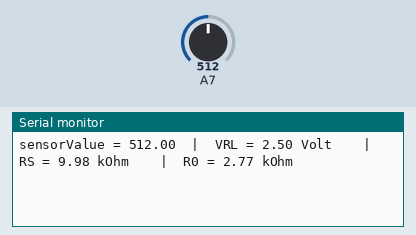
Recording of a sketch running on a simulated Arduino Nano, built with avr-gcc and run on an emulated ATmega328P. On the bench: the last lines printed to the serial monitor. The inputs (shaded band) are chosen by the test bench; at power-on: A7 = 512.

Above: at 1.2 s.
1.3 s: A7 set to 0
At 4.0 s:
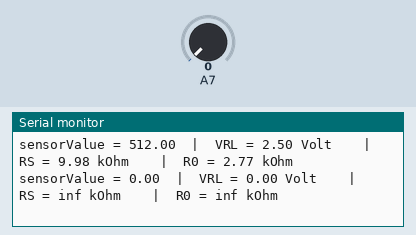
4.3 s: A7 set to 122
At 7.5 s:
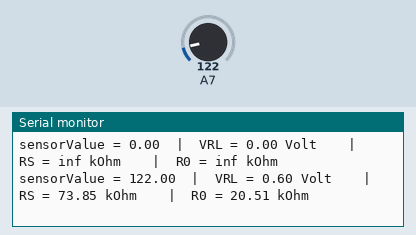

The sketch:

MQ-137_calculateR0.ino
```cpp
//Code to Calculate R0
//Rs/R0=3.6

#define Vcc 5
#define RL 10.0

void setup() {
  Serial.begin(9600); //Baud rate
}

void loop() {
  float VRL = 0;          //Напряжение на нагрузочном резисторе RL
  float RS = 0;           //Сопротивление датчика при разных концентрациях
  float R0 = 0;           //Сопротивление датчика на чистом воздухе
  float sensorValue = 0;  //Для чтения данных с АЦП

  for(int x = 0 ; x < 500 ; x++) //500 раз читаем АЦП
  {
    sensorValue += analogRead(A7);
  }

  sensorValue /= 500.0; //Среднее из 500 измерений АЦП
  Serial.print("sensorValue = ");
  Serial.print(sensorValue);
  Serial.print("\t|\t");

  VRL = sensorValue*(Vcc/1023.0); //Преобразуем значение с АЦП напряжение
  Serial.print("VRL = ");
  Serial.print(VRL);
  Serial.print(" Volt\t\t|\t");

  RS = ((Vcc/VRL)-1)*RL; //Сопротивление при разных концентрациях
  Serial.print("RS = ");
  Serial.print(RS);
  Serial.print(" kOhm\t\t|\t");

  R0 = RS/3.6; //Сопротивление на свежем воздухе
  Serial.print("R0 = "); //Display "R0"
  Serial.print(R0); //Display value of R0
  Serial.print(" kOhm\t\n");

  delay(3000); //Пауза
}
```

Measured:
- after the input at 1.3 s, the serial monitor: prints a new line after 1.8 s (image 1)
- after the input at 4.3 s, the serial monitor: prints a new line after 1.9 s (image 2)
